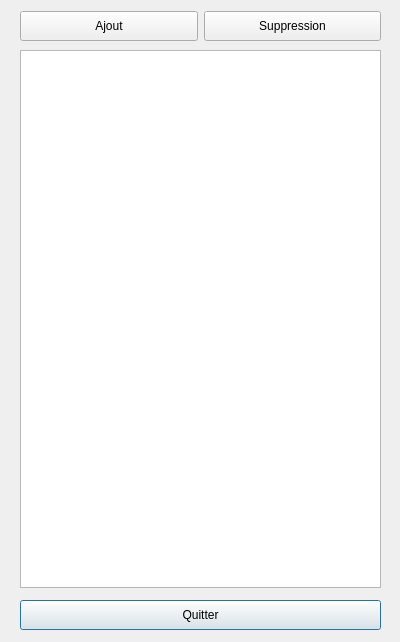
<?xml version="1.0" encoding="UTF-8"?>
<ui version="4.0">
 <class>type_soleil_form</class>
 <widget class="QDialog" name="type_soleil_form">
  <property name="geometry">
   <rect>
    <x>0</x>
    <y>0</y>
    <width>400</width>
    <height>642</height>
   </rect>
  </property>
  <property name="windowTitle">
   <string>Geolimi - Soleil - Ajout</string>
  </property>
  <widget class="QPushButton" name="btnQuitter">
   <property name="geometry">
    <rect>
     <x>20</x>
     <y>600</y>
     <width>361</width>
     <height>30</height>
    </rect>
   </property>
   <property name="sizePolicy">
    <sizepolicy hsizetype="Expanding" vsizetype="Fixed">
     <horstretch>0</horstretch>
     <verstretch>0</verstretch>
    </sizepolicy>
   </property>
   <property name="minimumSize">
    <size>
     <width>75</width>
     <height>30</height>
    </size>
   </property>
   <property name="toolTip">
    <string>Quitter la fenêtre et valider</string>
   </property>
   <property name="text">
    <string>Quitter</string>
   </property>
   <property name="icon">
    <iconset>
     <normaloff>:/plugins/geolimi/icons/quit.png</normaloff>:/plugins/geolimi/icons/quit.png</iconset>
   </property>
  </widget>
  <widget class="QTableView" name="tvType_soleil">
   <property name="geometry">
    <rect>
     <x>20</x>
     <y>50</y>
     <width>361</width>
     <height>538</height>
    </rect>
   </property>
  </widget>
  <widget class="QWidget" name="layoutWidget">
   <property name="geometry">
    <rect>
     <x>20</x>
     <y>10</y>
     <width>361</width>
     <height>32</height>
    </rect>
   </property>
   <layout class="QHBoxLayout" name="horizontalLayout">
    <item>
     <widget class="QPushButton" name="btnAdd">
      <property name="minimumSize">
       <size>
        <width>65</width>
        <height>30</height>
       </size>
      </property>
      <property name="toolTip">
       <string>Ajouter un type de soleil</string>
      </property>
      <property name="text">
       <string>Ajout</string>
      </property>
      <property name="icon">
       <iconset>
        <normaloff>:/plugins/geolimi/icons/add.png</normaloff>:/plugins/geolimi/icons/add.png</iconset>
      </property>
     </widget>
    </item>
    <item>
     <widget class="QPushButton" name="btnDelete">
      <property name="enabled">
       <bool>true</bool>
      </property>
      <property name="minimumSize">
       <size>
        <width>65</width>
        <height>30</height>
       </size>
      </property>
      <property name="toolTip">
       <string>Suprimer le type de soleil</string>
      </property>
      <property name="text">
       <string>Suppression</string>
      </property>
      <property name="icon">
       <iconset>
        <normaloff>:/plugins/geolimi/icons/delete.png</normaloff>:/plugins/geolimi/icons/delete.png</iconset>
      </property>
     </widget>
    </item>
   </layout>
  </widget>
 </widget>
 <resources>
  <include location="../../../geolimiv2/geolimi/forms/resourcesGeolimi.qrc"/>
 </resources>
 <connections/>
</ui>
